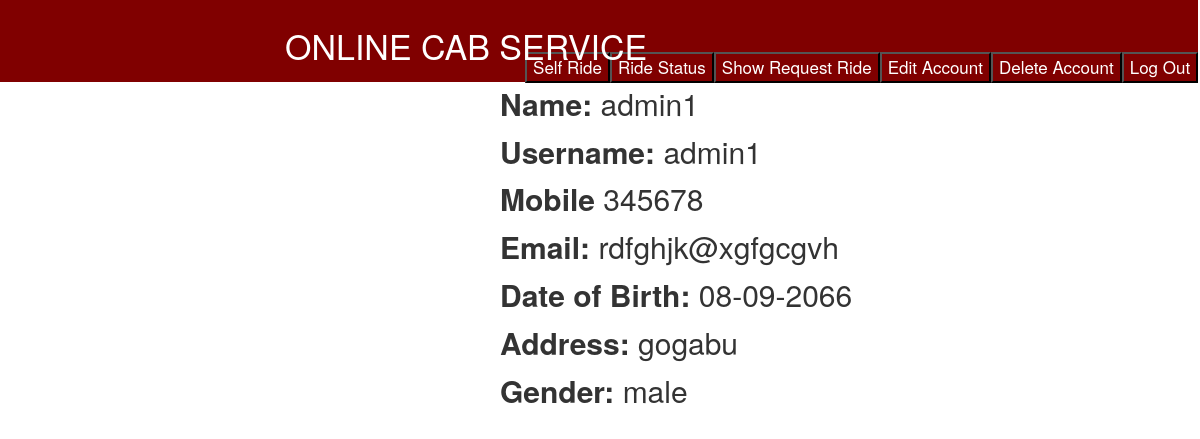
The page /driverprofile.php (signed in) on the database its author committed.
### tables this page shows
CREATE TABLE IF NOT EXISTS `tbl_user` (
  `id` int(11) NOT NULL,
  `name` varchar(100) NOT NULL,
  `user_name` varchar(100) NOT NULL,
  `password` varchar(100) NOT NULL,
  `mobile` varchar(10) NOT NULL,
  `email` varchar(100) NOT NULL,
  `date_of_birth` varchar(100) NOT NULL,
  `address` varchar(100) NOT NULL,
  `gender` varchar(100) NOT NULL,
  `user_type` varchar(100) NOT NULL,
  `date_of_join` varchar(100) NOT NULL
);

### driverprofile.php (the view, shortened to what this page needs)
<html>
 <head>
    <link rel="stylesheet" href="https://use.fontawesome.com/releases/v5.8.2/css/all.css">
    <link rel="stylesheet" href="css/bootstrap.min.css">
    <link rel="stylesheet" href="css/style.css">
 </head>
 <body>
    <div class="row topnav">
         <h3 style="margin-left: 300px;">Online Cab Service</h3>
         <a href="process/logoutprocess.php">   <button style="float:right; margin-top:-22px; background-color:maroon;"> Log Out
         </button>
         <a href="process/delete.php">   <button style="float:right; margin-top:-22px; background-color:maroon;"> Delete Account
         </button>
         <a href="process/driveredit.php">   <button style="float:right; margin-top:-22px; background-color:maroon;"> Edit Account
         </button>
         <a href="process/showride.php">   <button style="float:right; margin-top:-22px; background-color:maroon;"> Show Request Ride
         </button>
         </a>
         <a href="process/selfride.php">   <button style="float:right; margin-top:-22px; background-color:maroon;"> Ride Status
         </button>
         </a>
         <a href="process/completeselfride.php">   <button style="float:right; margin-top:-22px; background-color:maroon;">Self Ride
         </button>
         </a>
         <br>
         </div>
         <?php
    include('db/connection.php');
         $user=$_SESSION['user'];
      $query = "SELECT * FROM `tbl_user` WHERE user_name='$user' ";
      $result = $conn->query($query);
      $row = $result->fetch_assoc();
    ?>
  <div class="main" style="margin-left:500px; font-size:30px;">
       <div class="form-field">
        <label class="li">Name:</label>
        <?php echo $row['name']; ?>
      </div>
      <div class="form-field">
        <label class="li">Username:</label>
        <?php echo $row['user_name']; ?>
      </div>
      <div class="form-field">
        <label class="li">Mobile</label>
        <?php echo $row['mobile']; ?>
      </div>
      <div class="form-field">
        <label class="li">Email:</label>
        <?php echo $row['email']; ?>
      </div>
      <div class="form-field">
   <label class="li">Date of Birth:</label>
   <?php echo $row['date_of_birth']; ?>
 </div>
      <div class="form-field">
        <label class="li">Address:</label>
        <?php echo $row['address']; ?>
      </div>
      <div class="form-field">
        <label class="li">Gender:</label>
        <?php echo $row['gender']; ?>
         </div>
         </div>

### css/style.css (style rules this page uses)
body { margin: 0px; padding: 0px; overflow-x: hidden; }
.topnav { background-color: maroon; color: white; width: 101.1% !important; height: 82px; }
.topnav>h3 { margin-left: 100px; text-transform: uppercase; margin-top: 27px; font-size: 34px; }
a { text-decoration:none; font-size:17px; color:white; padding:3px 3px; border-radius: 27px; }

### rows shown on the page
tbl_user: name "admin1", user_name "admin1", mobile "345678", email "rdfghjk@xgfgcgvh", date_of_birth "08-09-2066", address "gogabu", gender "male"
